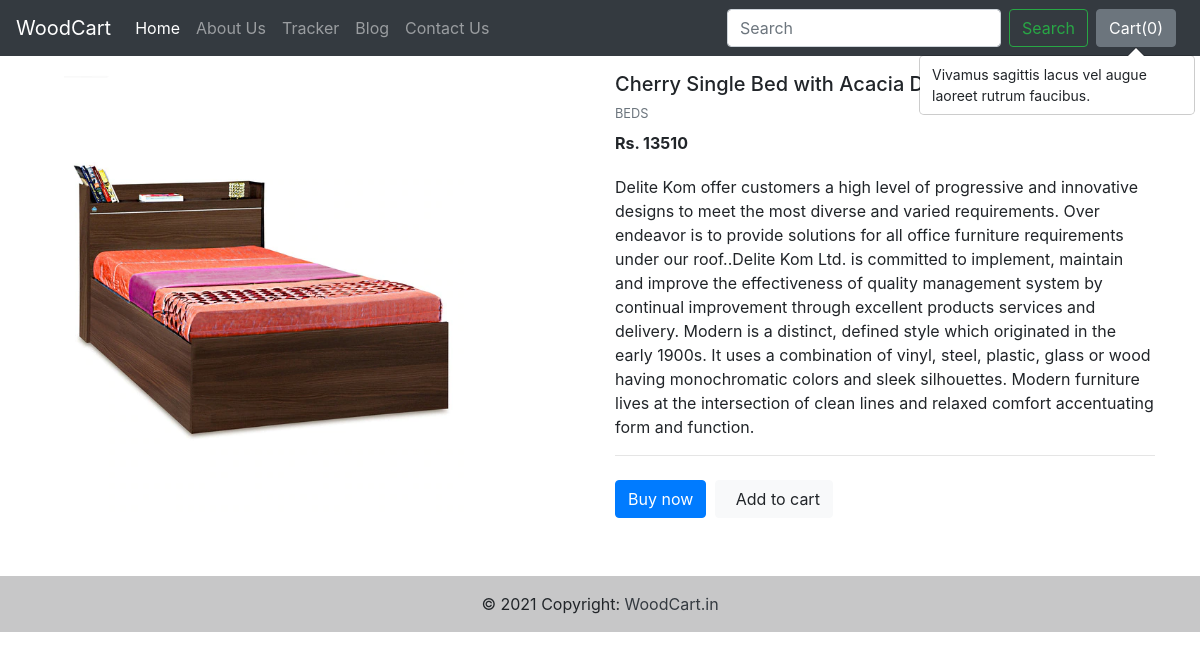
/products/5, run on the app's committed database.
### shop/models.py (models this page shows, shortened)
class Product(models.Model):
    product_id = models.AutoField
    product_name = models.CharField(max_length=50)
    category = models.CharField(max_length=50, default='')
    subcategory = models.CharField(max_length=50, default='')
    price = models.IntegerField(default=0)
    product_desc = models.TextField()
    pub_date = models.DateField()
    image = models.ImageField(upload_to='shop/images', default='')

### shop/views.py (the view)
# urls.py: path('products/<int:pid>', views.productView, name='ProductView'),
def productView(request, pid):
    product = Product.objects.filter(id=pid)
    return render(request, 'shop/prodView.html',{'product':product[0]})

### shop/templates/shop/prodView.html (shortened to what this page needs)
{% extends 'shop/base.html' %}
{% block body %}
<div class="container my-3">
<section class="mb-5">
    <div class="row">
      <div class="col-md-6 mb-4 mb-md-0">
        <div class="mdb-lightbox">
          <div class="row product-gallery mx-1">
            <div class="col-12 mb-0">
              <figure class="view overlay rounded z-depth-1 main-img">
                <a href="/media/{{ product.image }}"
                  data-size="710x823">
                  <img src="/media/{{ product.image }}"
                    class="img-fluid z-depth-1 " height="400px" width="400px">
                </a>
              </figure>
            </div>
          </div>
        </div>
      </div>
      <div class="col-md-6">
        <h5>{{ product.product_name }}</h5>
        <p class="mb-2 text-muted text-uppercase small">{{ product.category }}</p>
        <p><span class="mr-1"><strong>Rs. {{ product.price }}</strong></span></p>
        <p class="pt-1">{{ product.product_desc }}</p>
        <hr>
        <button type="button" class="btn btn-primary btn-md mr-1 mb-2">Buy now</button>
        <button type="button" class="btn btn-light btn-md mr-1 mb-2"><i
            class="fas fa-shopping-cart pr-2"></i>Add to cart</button>
      </div>
    </div>
  </section>
  </div>
{% endblock %}

### data on the page
Product: image (picture), product_name "Cherry Single Bed with Acacia Dark Finish", category "BEDS", price "13510", product_desc "Delite Kom offer customers a high level of progressive and innovative designs to meet the most diverse and varied requirements. Over endeavor is to provide solutions for all office furniture requirements under our roof..Delite Kom Ltd. is committed to implement, maintain and improve the effectiveness of quality management system by continual improvement through excellent products services and delivery. Modern is a distinct, defined style which originated in the early 1900s. It uses a combination of vinyl, steel, plastic, glass or wood having monochromatic colors and sleek silhouettes. Modern furniture lives at the intersection of clean lines and relaxed comfort accentuating form and…"
